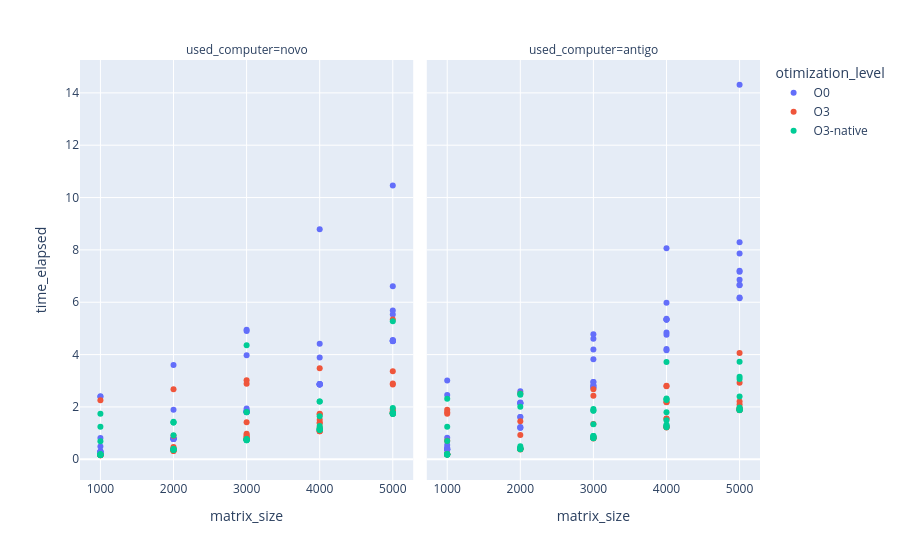
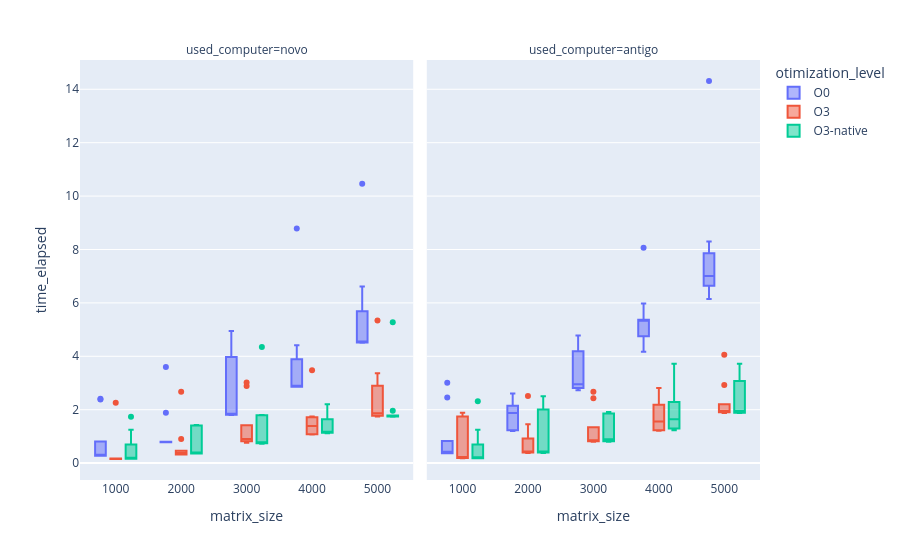

Notebook code for these charts, in order:
### Code cell
plot_time_to_size = px.scatter(complete_metrics, x="matrix_size", y="time_elapsed",
                               facet_col="used_computer", color="otimization_level", 
                               hover_data=["IPC", "CPI", "branch-miss-rate", "cache-miss-rate"]
                            )
plot_time_to_size.update_layout(xaxis={"type": "category"})
plot_time_to_size.show()
plot_time_to_size.write_html("graficos/scatter_time_to_matrix_size.html")

boxplot_time_to_size = px.box(complete_metrics, x="matrix_size", y="time_elapsed",
                               facet_col="used_computer", color="otimization_level", 
                               hover_data=["IPC", "CPI", "branch-miss-rate", "cache-miss-rate"]
                            )
boxplot_time_to_size.update_layout(xaxis={"type": "category"})
boxplot_time_to_size.show()
boxplot_time_to_size.write_html("graficos/box_time_to_matrix_size.html")

### Figure 1 — Plotly figure (JSON) as saved in the notebook; plotly's stock layout.template omitted (floating-point values rounded to 4 significant figures; data arrays with more than 128 entries replaced by an {"elided": "..."} marker saying what was removed)
{"data": [{"customdata": {"elided": "50x4 float values"}, "hovertemplate": "otimization_level=O0<br>used_computer=novo<br>matrix_size=%{x}<br>time_elapsed=%{y}<br>IPC=%{customdata[0]}<br>CPI=%{customdata[1]}<br>branch-miss-rate=%{customdata[2]}<br>cache-miss-rate=%{customdata[3]}<extra></extra>", "legendgroup": "O0", "marker": {"color": "#636efa", "symbol": "circle"}, "mode": "markers", "name": "O0", "orientation": "v", "showlegend": true, "type": "scatter", "x": [1000, 1000, 1000, 1000, 1000, 1000, 1000, 1000, 1000, 1000, 2000, 2000, 2000, 2000, 2000, 2000, 2000, 2000, 2000, 2000, 3000, 3000, 3000, 3000, 3000, 3000, 3000, 3000, 3000, 3000, 4000, 4000, 4000, 4000, 4000, 4000, 4000, 4000, 4000, 4000, 5000, 5000, 5000, 5000, 5000, 5000, 5000, 5000, 5000, 5000], "xaxis": "x", "y": [0.2764, 0.2724, 0.3103, 2.385, 0.2809, 0.809, 0.486, 0.282, 0.2748, 2.41, 1.888, 0.7896, 0.7776, 0.7935, 0.7769, 0.7772, 3.603, 0.7887, 0.7834, 0.7976, 3.973, 4.899, 1.797, 1.844, 1.809, 1.842, 4.947, 1.938, 1.851, 1.805, 8.785, 2.879, 2.866, 2.857, 2.875, 4.416, 2.868, 2.859, 2.858, 3.891, 10.46, 4.516, 6.614, 4.553, 4.542, 4.505, 5.531, 4.517, 4.514, 5.684], "yaxis": "y"}, {"customdata": {"elided": "50x4 float values"}, "hovertemplate": "otimization_level=O0<br>used_computer=antigo<br>matrix_size=%{x}<br>time_elapsed=%{y}<br>IPC=%{customdata[0]}<br>CPI=%{customdata[1]}<br>branch-miss-rate=%{customdata[2]}<br>cache-miss-rate=%{customdata[3]}<extra></extra>", "legendgroup": "O0", "marker": {"color": "#636efa", "symbol": "circle"}, "mode": "markers", "name": "O0", "orientation": "v", "showlegend": false, "type": "scatter", "x": [1000, 1000, 1000, 1000, 1000, 1000, 1000, 1000, 1000, 1000, 2000, 2000, 2000, 2000, 2000, 2000, 2000, 2000, 2000, 2000, 3000, 3000, 3000, 3000, 3000, 3000, 3000, 3000, 3000, 3000, 4000, 4000, 4000, 4000, 4000, 4000, 4000, 4000, 4000, 4000, 5000, 5000, 5000, 5000, 5000, 5000, 5000, 5000, 5000, 5000], "xaxis": "x2", "y": [0.8245, 0.5473, 0.3686, 0.3645, 0.4086, 3.013, 2.457, 0.4367, 0.3766, 0.3726, 2.602, 2.142, 2.147, 1.619, 1.207, 1.208, 1.235, 2.172, 2.139, 1.615, 4.78, 2.951, 4.605, 2.953, 2.749, 2.733, 2.832, 3.821, 4.19, 2.809, 8.067, 5.341, 5.978, 4.215, 5.366, 5.327, 4.84, 5.34, 4.753, 4.168, 14.31, 7.859, 6.67, 7.164, 7.204, 6.645, 6.183, 8.297, 6.858, 6.15], "yaxis": "y2"}, {"customdata": {"elided": "50x4 float values"}, "hovertemplate": "otimization_level=O3<br>used_computer=novo<br>matrix_size=%{x}<br>time_elapsed=%{y}<br>IPC=%{customdata[0]}<br>CPI=%{customdata[1]}<br>branch-miss-rate=%{customdata[2]}<br>cache-miss-rate=%{customdata[3]}<extra></extra>", "legendgroup": "O3", "marker": {"color": "#EF553B", "symbol": "circle"}, "mode": "markers", "name": "O3", "orientation": "v", "showlegend": true, "type": "scatter", "x": [1000, 1000, 1000, 1000, 1000, 1000, 1000, 1000, 1000, 1000, 2000, 2000, 2000, 2000, 2000, 2000, 2000, 2000, 2000, 2000, 3000, 3000, 3000, 3000, 3000, 3000, 3000, 3000, 3000, 3000, 4000, 4000, 4000, 4000, 4000, 4000, 4000, 4000, 4000, 4000, 5000, 5000, 5000, 5000, 5000, 5000, 5000, 5000, 5000, 5000], "xaxis": "x", "y": [0.1724, 0.1727, 0.1564, 0.1706, 0.1651, 0.1611, 0.1599, 2.258, 0.1535, 0.1547, 0.3216, 0.3217, 0.3429, 0.3196, 2.671, 0.8983, 0.4658, 0.419, 0.3611, 0.3891, 0.8321, 2.887, 0.7683, 0.7588, 0.9763, 0.8157, 0.9231, 3.019, 1.414, 0.8826, 1.506, 1.387, 1.397, 3.479, 1.744, 1.071, 1.079, 1.067, 1.21, 1.716, 1.912, 1.77, 1.747, 5.34, 2.859, 1.813, 1.823, 1.744, 3.365, 2.898], "yaxis": "y"}, {"customdata": {"elided": "50x4 float values"}, "hovertemplate": "otimization_level=O3<br>used_computer=antigo<br>matrix_size=%{x}<br>time_elapsed=%{y}<br>IPC=%{customdata[0]}<br>CPI=%{customdata[1]}<br>branch-miss-rate=%{customdata[2]}<br>cache-miss-rate=%{customdata[3]}<extra></extra>", "legendgroup": "O3", "marker": {"color": "#EF553B", "symbol": "circle"}, "mode": "markers", "name": "O3", "orientation": "v", "showlegend": false, "type": "scatter", "x": [1000, 1000, 1000, 1000, 1000, 1000, 1000, 1000, 1000, 1000, 2000, 2000, 2000, 2000, 2000, 2000, 2000, 2000, 2000, 2000, 3000, 3000, 3000, 3000, 3000, 3000, 3000, 3000, 3000, 3000, 4000, 4000, 4000, 4000, 4000, 4000, 4000, 4000, 4000, 4000, 5000, 5000, 5000, 5000, 5000, 5000, 5000, 5000, 5000, 5000], "xaxis": "x2", "y": [1.793, 0.1807, 0.7052, 0.1926, 0.1886, 0.1806, 0.1885, 1.889, 1.741, 0.1966, 0.398, 0.3902, 0.3942, 2.516, 1.452, 0.378, 0.394, 0.4181, 0.406, 0.9226, 2.431, 0.8161, 0.8281, 0.7961, 0.8241, 1.345, 2.671, 0.8081, 0.82, 0.8202, 1.23, 1.549, 2.789, 2.181, 1.247, 1.234, 1.214, 1.561, 2.813, 2.185, 1.958, 1.902, 1.879, 1.876, 4.061, 1.946, 2.09, 1.91, 2.203, 2.921], "yaxis": "y2"}, {"customdata": {"elided": "50x4 float values"}, "hovertemplate": "otimization_level=O3-native<br>used_computer=novo<br>matrix_size=%{x}<br>time_elapsed=%{y}<br>IPC=%{customdata[0]}<br>CPI=%{customdata[1]}<br>branch-miss-rate=%{customdata[2]}<br>cache-miss-rate=%{customdata[3]}<extra></extra>", "legendgroup": "O3-native", "marker": {"color": "#00cc96", "symbol": "circle"}, "mode": "markers", "name": "O3-native", "orientation": "v", "showlegend": true, "type": "scatter", "x": [1000, 1000, 1000, 1000, 1000, 1000, 1000, 1000, 1000, 1000, 2000, 2000, 2000, 2000, 2000, 2000, 2000, 2000, 2000, 2000, 3000, 3000, 3000, 3000, 3000, 3000, 3000, 3000, 3000, 3000, 4000, 4000, 4000, 4000, 4000, 4000, 4000, 4000, 4000, 4000, 5000, 5000, 5000, 5000, 5000, 5000, 5000, 5000, 5000, 5000], "xaxis": "x", "y": [0.692, 0.1805, 0.1693, 0.1656, 0.1686, 1.247, 1.737, 0.1663, 0.2005, 0.1664, 0.3578, 1.408, 1.407, 0.3587, 0.3886, 0.4017, 0.3776, 1.43, 0.3638, 0.9151, 0.7389, 0.7742, 0.7638, 0.7506, 4.352, 1.802, 0.7312, 0.7413, 0.7252, 1.794, 2.203, 1.116, 1.138, 1.189, 2.205, 1.645, 1.142, 1.124, 1.143, 1.268, 1.764, 1.768, 1.744, 1.756, 1.784, 5.277, 1.747, 1.956, 1.733, 1.736], "yaxis": "y"}, {"customdata": {"elided": "50x4 float values"}, "hovertemplate": "otimization_level=O3-native<br>used_computer=antigo<br>matrix_size=%{x}<br>time_elapsed=%{y}<br>IPC=%{customdata[0]}<br>CPI=%{customdata[1]}<br>branch-miss-rate=%{customdata[2]}<br>cache-miss-rate=%{customdata[3]}<extra></extra>", "legendgroup": "O3-native", "marker": {"color": "#00cc96", "symbol": "circle"}, "mode": "markers", "name": "O3-native", "orientation": "v", "showlegend": false, "type": "scatter", "x": [1000, 1000, 1000, 1000, 1000, 1000, 1000, 1000, 1000, 1000, 2000, 2000, 2000, 2000, 2000, 2000, 2000, 2000, 2000, 2000, 3000, 3000, 3000, 3000, 3000, 3000, 3000, 3000, 3000, 3000, 4000, 4000, 4000, 4000, 4000, 4000, 4000, 4000, 4000, 4000, 5000, 5000, 5000, 5000, 5000, 5000, 5000, 5000, 5000, 5000], "xaxis": "x2", "y": [1.245, 0.1845, 0.1845, 0.1805, 0.6966, 0.1924, 2.317, 0.1887, 0.1846, 0.1805, 0.3817, 0.3939, 0.4298, 2.507, 2.468, 0.494, 0.414, 0.4065, 0.3982, 2.003, 1.854, 0.8163, 0.892, 0.812, 0.8041, 1.916, 1.859, 1.336, 0.8805, 0.8891, 1.296, 3.718, 2.289, 1.793, 1.319, 1.228, 1.247, 2.325, 2.269, 1.495, 1.922, 1.902, 1.878, 3.071, 2.403, 1.886, 1.982, 1.881, 3.151, 3.723], "yaxis": "y2"}], "layout": {"annotations": [{"font": {}, "showarrow": false, "text": "used_computer=novo", "x": 0.245, "xanchor": "center", "xref": "paper", "y": 1, "yanchor": "bottom", "yref": "paper"}, {"font": {}, "showarrow": false, "text": "used_computer=antigo", "x": 0.755, "xanchor": "center", "xref": "paper", "y": 1, "yanchor": "bottom", "yref": "paper"}], "legend": {"title": {"text": "otimization_level"}, "tracegroupgap": 0}, "margin": {"t": 60}, "xaxis": {"anchor": "y", "domain": [0, 0.49], "title": {"text": "matrix_size"}, "type": "category"}, "xaxis2": {"anchor": "y2", "domain": [0.51, 1], "matches": "x", "title": {"text": "matrix_size"}}, "yaxis": {"anchor": "x", "domain": [0, 1], "title": {"text": "time_elapsed"}}, "yaxis2": {"anchor": "x2", "domain": [0, 1], "matches": "y", "showticklabels": false}}}

### Figure 2 — Plotly figure (JSON) as saved in the notebook; plotly's stock layout.template omitted (floating-point values rounded to 4 significant figures; data arrays with more than 128 entries replaced by an {"elided": "..."} marker saying what was removed)
{"data": [{"alignmentgroup": "True", "customdata": {"elided": "50x4 float values"}, "hovertemplate": "otimization_level=O0<br>used_computer=novo<br>matrix_size=%{x}<br>time_elapsed=%{y}<br>IPC=%{customdata[0]}<br>CPI=%{customdata[1]}<br>branch-miss-rate=%{customdata[2]}<br>cache-miss-rate=%{customdata[3]}<extra></extra>", "legendgroup": "O0", "marker": {"color": "#636efa"}, "name": "O0", "notched": false, "offsetgroup": "O0", "orientation": "v", "showlegend": true, "type": "box", "x": [1000, 1000, 1000, 1000, 1000, 1000, 1000, 1000, 1000, 1000, 2000, 2000, 2000, 2000, 2000, 2000, 2000, 2000, 2000, 2000, 3000, 3000, 3000, 3000, 3000, 3000, 3000, 3000, 3000, 3000, 4000, 4000, 4000, 4000, 4000, 4000, 4000, 4000, 4000, 4000, 5000, 5000, 5000, 5000, 5000, 5000, 5000, 5000, 5000, 5000], "x0": " ", "xaxis": "x", "y": [0.2764, 0.2724, 0.3103, 2.385, 0.2809, 0.809, 0.486, 0.282, 0.2748, 2.41, 1.888, 0.7896, 0.7776, 0.7935, 0.7769, 0.7772, 3.603, 0.7887, 0.7834, 0.7976, 3.973, 4.899, 1.797, 1.844, 1.809, 1.842, 4.947, 1.938, 1.851, 1.805, 8.785, 2.879, 2.866, 2.857, 2.875, 4.416, 2.868, 2.859, 2.858, 3.891, 10.46, 4.516, 6.614, 4.553, 4.542, 4.505, 5.531, 4.517, 4.514, 5.684], "y0": " ", "yaxis": "y"}, {"alignmentgroup": "True", "customdata": {"elided": "50x4 float values"}, "hovertemplate": "otimization_level=O0<br>used_computer=antigo<br>matrix_size=%{x}<br>time_elapsed=%{y}<br>IPC=%{customdata[0]}<br>CPI=%{customdata[1]}<br>branch-miss-rate=%{customdata[2]}<br>cache-miss-rate=%{customdata[3]}<extra></extra>", "legendgroup": "O0", "marker": {"color": "#636efa"}, "name": "O0", "notched": false, "offsetgroup": "O0", "orientation": "v", "showlegend": false, "type": "box", "x": [1000, 1000, 1000, 1000, 1000, 1000, 1000, 1000, 1000, 1000, 2000, 2000, 2000, 2000, 2000, 2000, 2000, 2000, 2000, 2000, 3000, 3000, 3000, 3000, 3000, 3000, 3000, 3000, 3000, 3000, 4000, 4000, 4000, 4000, 4000, 4000, 4000, 4000, 4000, 4000, 5000, 5000, 5000, 5000, 5000, 5000, 5000, 5000, 5000, 5000], "x0": " ", "xaxis": "x2", "y": [0.8245, 0.5473, 0.3686, 0.3645, 0.4086, 3.013, 2.457, 0.4367, 0.3766, 0.3726, 2.602, 2.142, 2.147, 1.619, 1.207, 1.208, 1.235, 2.172, 2.139, 1.615, 4.78, 2.951, 4.605, 2.953, 2.749, 2.733, 2.832, 3.821, 4.19, 2.809, 8.067, 5.341, 5.978, 4.215, 5.366, 5.327, 4.84, 5.34, 4.753, 4.168, 14.31, 7.859, 6.67, 7.164, 7.204, 6.645, 6.183, 8.297, 6.858, 6.15], "y0": " ", "yaxis": "y2"}, {"alignmentgroup": "True", "customdata": {"elided": "50x4 float values"}, "hovertemplate": "otimization_level=O3<br>used_computer=novo<br>matrix_size=%{x}<br>time_elapsed=%{y}<br>IPC=%{customdata[0]}<br>CPI=%{customdata[1]}<br>branch-miss-rate=%{customdata[2]}<br>cache-miss-rate=%{customdata[3]}<extra></extra>", "legendgroup": "O3", "marker": {"color": "#EF553B"}, "name": "O3", "notched": false, "offsetgroup": "O3", "orientation": "v", "showlegend": true, "type": "box", "x": [1000, 1000, 1000, 1000, 1000, 1000, 1000, 1000, 1000, 1000, 2000, 2000, 2000, 2000, 2000, 2000, 2000, 2000, 2000, 2000, 3000, 3000, 3000, 3000, 3000, 3000, 3000, 3000, 3000, 3000, 4000, 4000, 4000, 4000, 4000, 4000, 4000, 4000, 4000, 4000, 5000, 5000, 5000, 5000, 5000, 5000, 5000, 5000, 5000, 5000], "x0": " ", "xaxis": "x", "y": [0.1724, 0.1727, 0.1564, 0.1706, 0.1651, 0.1611, 0.1599, 2.258, 0.1535, 0.1547, 0.3216, 0.3217, 0.3429, 0.3196, 2.671, 0.8983, 0.4658, 0.419, 0.3611, 0.3891, 0.8321, 2.887, 0.7683, 0.7588, 0.9763, 0.8157, 0.9231, 3.019, 1.414, 0.8826, 1.506, 1.387, 1.397, 3.479, 1.744, 1.071, 1.079, 1.067, 1.21, 1.716, 1.912, 1.77, 1.747, 5.34, 2.859, 1.813, 1.823, 1.744, 3.365, 2.898], "y0": " ", "yaxis": "y"}, {"alignmentgroup": "True", "customdata": {"elided": "50x4 float values"}, "hovertemplate": "otimization_level=O3<br>used_computer=antigo<br>matrix_size=%{x}<br>time_elapsed=%{y}<br>IPC=%{customdata[0]}<br>CPI=%{customdata[1]}<br>branch-miss-rate=%{customdata[2]}<br>cache-miss-rate=%{customdata[3]}<extra></extra>", "legendgroup": "O3", "marker": {"color": "#EF553B"}, "name": "O3", "notched": false, "offsetgroup": "O3", "orientation": "v", "showlegend": false, "type": "box", "x": [1000, 1000, 1000, 1000, 1000, 1000, 1000, 1000, 1000, 1000, 2000, 2000, 2000, 2000, 2000, 2000, 2000, 2000, 2000, 2000, 3000, 3000, 3000, 3000, 3000, 3000, 3000, 3000, 3000, 3000, 4000, 4000, 4000, 4000, 4000, 4000, 4000, 4000, 4000, 4000, 5000, 5000, 5000, 5000, 5000, 5000, 5000, 5000, 5000, 5000], "x0": " ", "xaxis": "x2", "y": [1.793, 0.1807, 0.7052, 0.1926, 0.1886, 0.1806, 0.1885, 1.889, 1.741, 0.1966, 0.398, 0.3902, 0.3942, 2.516, 1.452, 0.378, 0.394, 0.4181, 0.406, 0.9226, 2.431, 0.8161, 0.8281, 0.7961, 0.8241, 1.345, 2.671, 0.8081, 0.82, 0.8202, 1.23, 1.549, 2.789, 2.181, 1.247, 1.234, 1.214, 1.561, 2.813, 2.185, 1.958, 1.902, 1.879, 1.876, 4.061, 1.946, 2.09, 1.91, 2.203, 2.921], "y0": " ", "yaxis": "y2"}, {"alignmentgroup": "True", "customdata": {"elided": "50x4 float values"}, "hovertemplate": "otimization_level=O3-native<br>used_computer=novo<br>matrix_size=%{x}<br>time_elapsed=%{y}<br>IPC=%{customdata[0]}<br>CPI=%{customdata[1]}<br>branch-miss-rate=%{customdata[2]}<br>cache-miss-rate=%{customdata[3]}<extra></extra>", "legendgroup": "O3-native", "marker": {"color": "#00cc96"}, "name": "O3-native", "notched": false, "offsetgroup": "O3-native", "orientation": "v", "showlegend": true, "type": "box", "x": [1000, 1000, 1000, 1000, 1000, 1000, 1000, 1000, 1000, 1000, 2000, 2000, 2000, 2000, 2000, 2000, 2000, 2000, 2000, 2000, 3000, 3000, 3000, 3000, 3000, 3000, 3000, 3000, 3000, 3000, 4000, 4000, 4000, 4000, 4000, 4000, 4000, 4000, 4000, 4000, 5000, 5000, 5000, 5000, 5000, 5000, 5000, 5000, 5000, 5000], "x0": " ", "xaxis": "x", "y": [0.692, 0.1805, 0.1693, 0.1656, 0.1686, 1.247, 1.737, 0.1663, 0.2005, 0.1664, 0.3578, 1.408, 1.407, 0.3587, 0.3886, 0.4017, 0.3776, 1.43, 0.3638, 0.9151, 0.7389, 0.7742, 0.7638, 0.7506, 4.352, 1.802, 0.7312, 0.7413, 0.7252, 1.794, 2.203, 1.116, 1.138, 1.189, 2.205, 1.645, 1.142, 1.124, 1.143, 1.268, 1.764, 1.768, 1.744, 1.756, 1.784, 5.277, 1.747, 1.956, 1.733, 1.736], "y0": " ", "yaxis": "y"}, {"alignmentgroup": "True", "customdata": {"elided": "50x4 float values"}, "hovertemplate": "otimization_level=O3-native<br>used_computer=antigo<br>matrix_size=%{x}<br>time_elapsed=%{y}<br>IPC=%{customdata[0]}<br>CPI=%{customdata[1]}<br>branch-miss-rate=%{customdata[2]}<br>cache-miss-rate=%{customdata[3]}<extra></extra>", "legendgroup": "O3-native", "marker": {"color": "#00cc96"}, "name": "O3-native", "notched": false, "offsetgroup": "O3-native", "orientation": "v", "showlegend": false, "type": "box", "x": [1000, 1000, 1000, 1000, 1000, 1000, 1000, 1000, 1000, 1000, 2000, 2000, 2000, 2000, 2000, 2000, 2000, 2000, 2000, 2000, 3000, 3000, 3000, 3000, 3000, 3000, 3000, 3000, 3000, 3000, 4000, 4000, 4000, 4000, 4000, 4000, 4000, 4000, 4000, 4000, 5000, 5000, 5000, 5000, 5000, 5000, 5000, 5000, 5000, 5000], "x0": " ", "xaxis": "x2", "y": [1.245, 0.1845, 0.1845, 0.1805, 0.6966, 0.1924, 2.317, 0.1887, 0.1846, 0.1805, 0.3817, 0.3939, 0.4298, 2.507, 2.468, 0.494, 0.414, 0.4065, 0.3982, 2.003, 1.854, 0.8163, 0.892, 0.812, 0.8041, 1.916, 1.859, 1.336, 0.8805, 0.8891, 1.296, 3.718, 2.289, 1.793, 1.319, 1.228, 1.247, 2.325, 2.269, 1.495, 1.922, 1.902, 1.878, 3.071, 2.403, 1.886, 1.982, 1.881, 3.151, 3.723], "y0": " ", "yaxis": "y2"}], "layout": {"annotations": [{"font": {}, "showarrow": false, "text": "used_computer=novo", "x": 0.245, "xanchor": "center", "xref": "paper", "y": 1, "yanchor": "bottom", "yref": "paper"}, {"font": {}, "showarrow": false, "text": "used_computer=antigo", "x": 0.755, "xanchor": "center", "xref": "paper", "y": 1, "yanchor": "bottom", "yref": "paper"}], "boxmode": "group", "legend": {"title": {"text": "otimization_level"}, "tracegroupgap": 0}, "margin": {"t": 60}, "xaxis": {"anchor": "y", "domain": [0, 0.49], "title": {"text": "matrix_size"}, "type": "category"}, "xaxis2": {"anchor": "y2", "domain": [0.51, 1], "matches": "x", "title": {"text": "matrix_size"}}, "yaxis": {"anchor": "x", "domain": [0, 1], "title": {"text": "time_elapsed"}}, "yaxis2": {"anchor": "x2", "domain": [0, 1], "matches": "y", "showticklabels": false}}}
